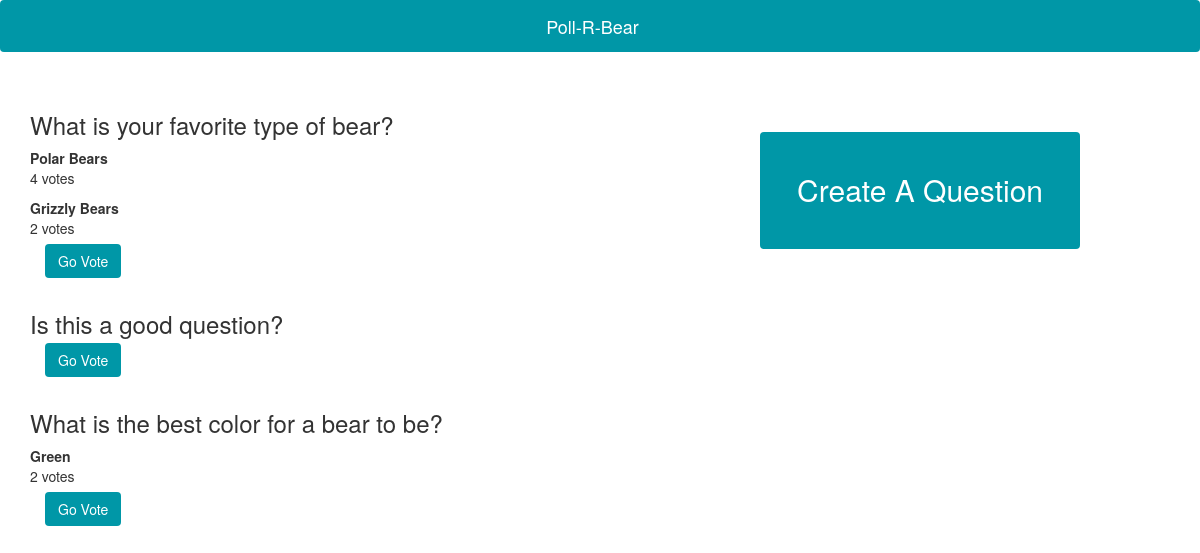
Before: /index/ with the older database file.
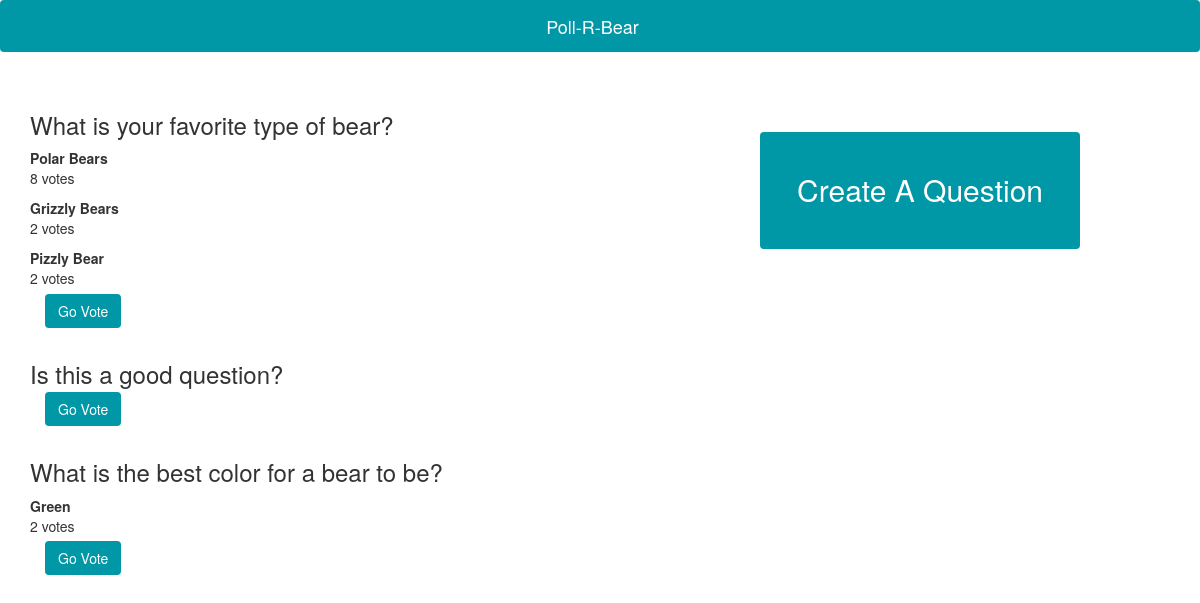
After: the same page with the newer database file.
### Poll_R_Bear/models.py (models this page shows, shortened)
class Question(models.Model):
	text = models.CharField(max_length=200)

class Answer(models.Model):
	question = models.ForeignKey(Question, on_delete=models.CASCADE)
	text = models.CharField(max_length=200)
	upvotes = models.IntegerField(default=0)
	def __str__(self):
		return 'answer: %s, upvotes: %s' % (self.text, self.upvotes)

### Poll_R_Bear/views.py (the view)
# urls.py: url(r'^index/', bear_views.index, name='index'),
def index(request):
	questions = Question.objects.all()
	data = []
	for q in questions:
		answers = Answer.objects.filter(question = q).order_by('-upvotes')[:3]
		print(answers)
		new = {'question': q, 'answers': answers}
		data.append(new)
	context = {'data': data}
	return render(request, 'index.html', context)

### Poll_R_Bear/Templates/index.html (shortened to what this page needs)
<html>
<head>
	{% load static %}
	<link rel="stylesheet" href="https://maxcdn.bootstrapcdn.com/bootstrap/3.3.7/css/bootstrap.min.css"/>
	<link rel="stylesheet" type="text/css" href="{% static 'style.css' %}"/>
</head>
<body>
	<nav class="navbar navbar-fixed">
		<div class="container-fluid">
			<div class="navbar-header">
				<div class="navbar-brand" href="#">Poll-R-Bear
				</div>
			</div>
		</div>
	</nav>
	<div class="content">
		<button class="btn btn-fancy btn-bear" id="questionCreate" data-toggle="modal" data-target="#create-question">
			Create A Question
		</button>
		<div class="questions-list">
			{% for item in data %}
			<div class="question container">
				<div class="container">
					<h3>{{item.question.text}}</h3>
					<div class="row">
					{% for answer in item.answers %}
						<div class='col-md-4'>
							<p><strong>{{answer.text}}</strong><br/>
						{{answer.upvotes}} votes</p>
						</div>
					{% endfor %}
					</div>
				</div>
			<a class="btn btn-bear" href={% url 'question' item.question.id %}>Go Vote</a>
			</div>
			{% endfor %}
		</div>
	</div>
</body>
</html>

Changed rows visible on the page:
changed Answer "Polar Bears": upvotes "4" → "8"
added Answer: text "Pizzly Bear", upvotes "2", shown under Question "What is your favorite type of bear?"
